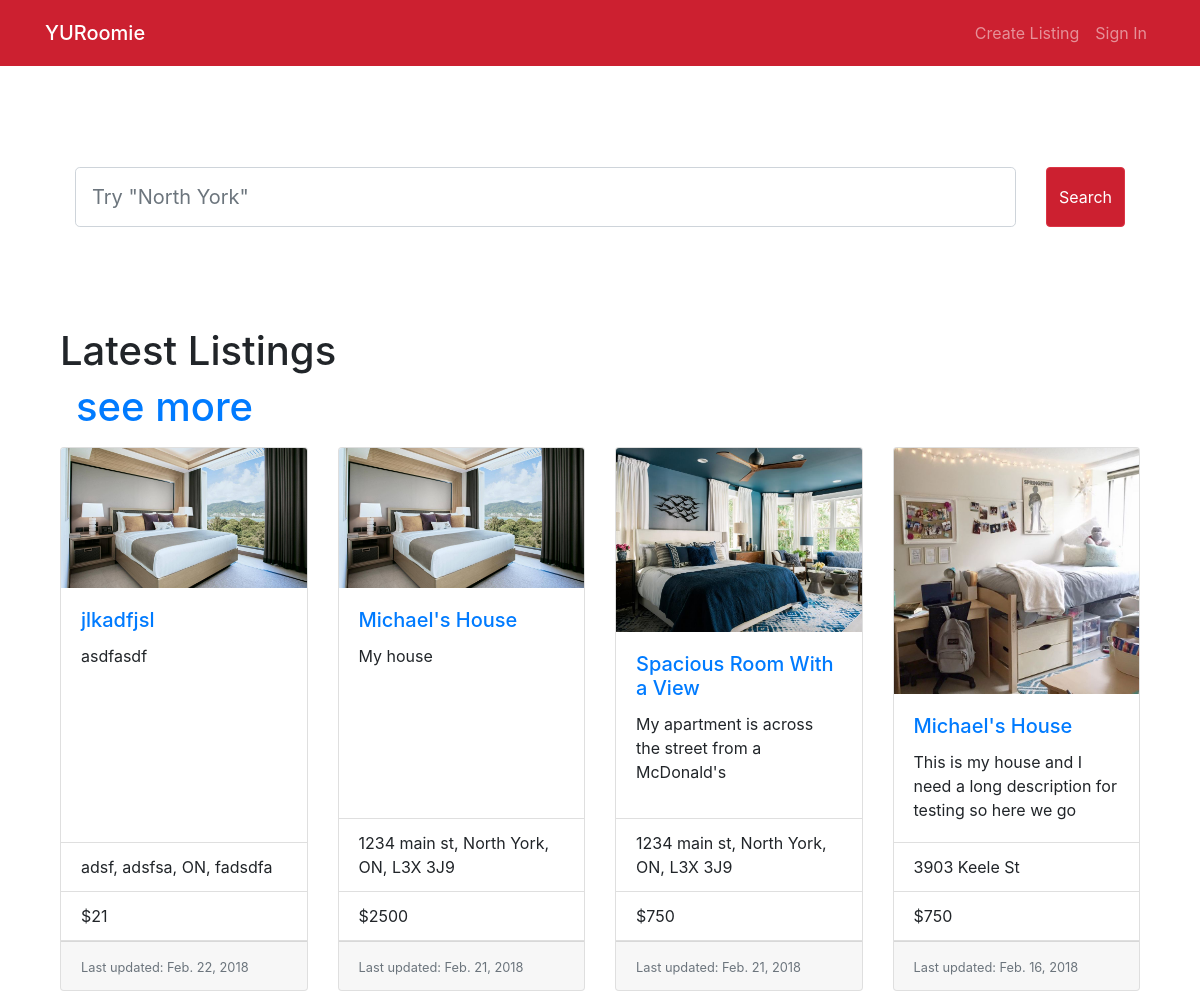
Before: / with the older database file.
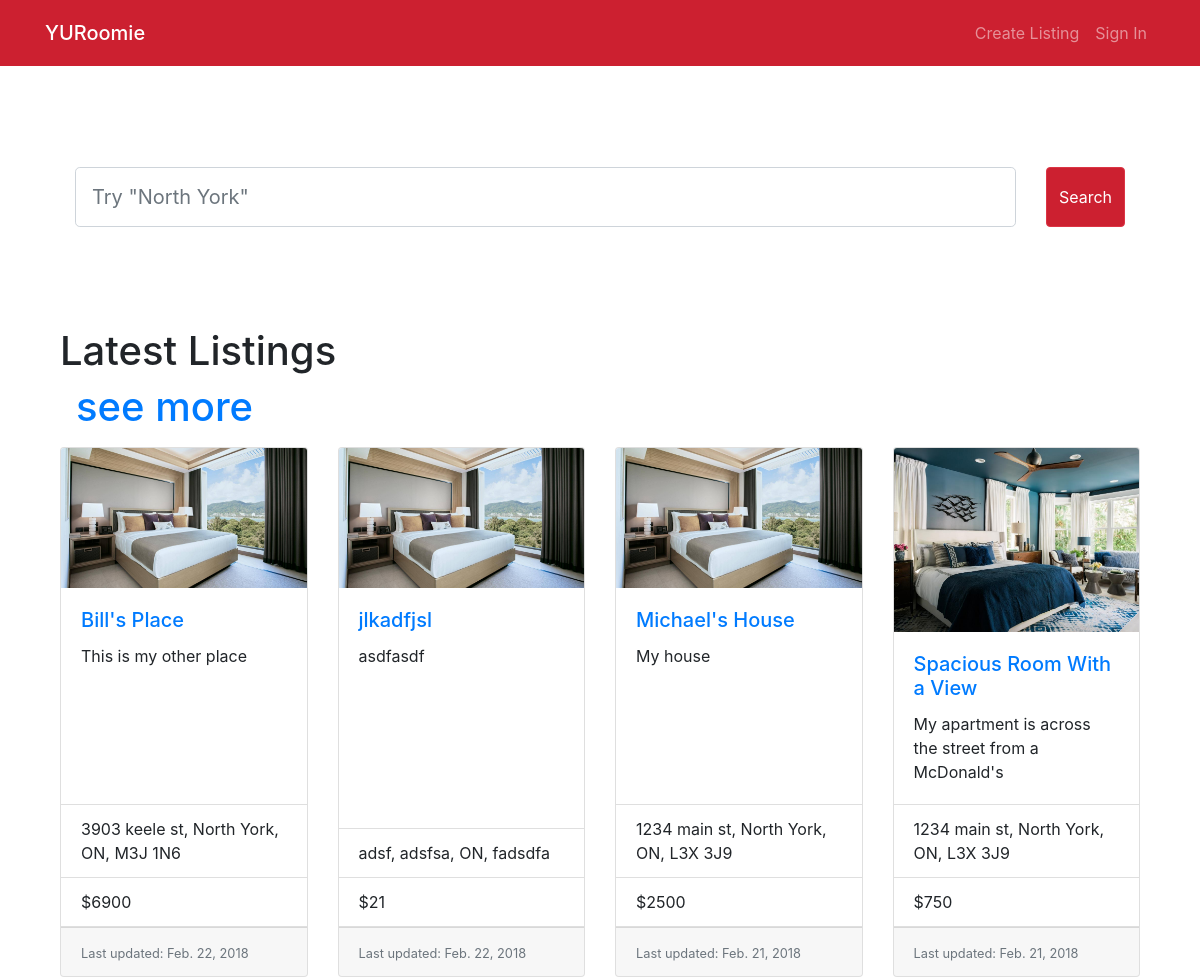
After: the same page with the newer database file.
### home/models.py (models this page shows, shortened)
class Room(models.Model):
    host_name = models.CharField(max_length=50)
    address = models.CharField(max_length=100)
    property_name = models.CharField(max_length=30, default="")
    description = models.TextField(default="No Description")
    cost = models.PositiveIntegerField(default=0)
    visits = models.PositiveIntegerField(default=0)
    property_type_options = (('a', 'apartment'),
                                ('c', 'condo'),
                                ('t', 'townhouse'),
                                ('h', 'house'))
    property_type = models.CharField(choices=property_type_options, max_length=10)
    number_of_rooms = models.PositiveSmallIntegerField()
    garages = models.PositiveSmallIntegerField()
    creator_id = models.PositiveIntegerField()
    last_updated = models.DateTimeField(auto_now_add=True)

class RoomImage(models.Model):
    room = models.ForeignKey(Room, on_delete=models.CASCADE)
    image = models.ImageField()

### home/views.py (the view)
# urls.py: path('', views.index, name='index'),
def index(request):
    latest_posts_list = Room.objects.order_by('-last_updated')[:4]
    return render(request, 'home/index.html', {'latest_posts_list': latest_posts_list,})

### home/templates/home/index.html
{% extends 'home/base.html'%}
{% load static %}
{% block body %}
    <div class="container-fluid">
        <div class="w-100" style="height:100px;"></div>
        <div class="col">
        </div>
        <form class="form-inline" method="GET" action="{% url 'search' %}">
            <div class="col">
                <input type="search" name="q" class="form-control form-control-lg" id="mainSearchBar" aria-describedby="searchHelp" placeholder="Try &quot;North York&quot;" autocomplete="off">
            </div>
            <div class="col-auto">
                <button type="submit" class="btn btn-danger form-control-lg" id="mainSearchButton">Search</button>
            </div>
        </form>
        <div class="w-100" style="height:100px;"></div>
        <h1>Latest Listings<span><a class="nav-link" href="{% url 'browse' %}">see more</a></span></h1>
        <div class="card-deck">
            {% if latest_posts_list %}
                {% for room in latest_posts_list %}
                    <div class="card">
                        <a href="{% url 'detail' room.id %}">
                            <img class="card-img-top" src="{{ room.roomimage_set.all.0.image.url }}" alt="{{room.name}}"></a>
                        <div class="card-body">
                            <a href="{% url 'detail' room.id %}"><h5 class="card-title">{{ room.property_name }}</h5></a>
                            <p class="card-text">{{ room.description|truncatewords:23 }}</p>
                        </div>
                        <ul class="list-group list-group-flush">
                            <li class="list-group-item">{{ room.address }}</li>
                            <li class="list-group-item">${{ room.cost }}</li>
                        </ul>
                        <div class="card-footer">
                            <small class="text-muted">Last updated: {{ room.last_updated.date }}</small>
                        </div>
                    </div>
                {% endfor %}
            {% else %}
                <h1>No rooms are available.</h1>
            {% endif %}
        </div>
    </div>
{% endblock %}

### home/templates/home/base.html (shortened to what this page needs)
<!doctype html>
<html lang="en">
<head>
    {% load static %}
    <link rel="stylesheet" type="text/css" href="{% static 'home/css/bootstrap.css' %}"/>
    <link rel="stylesheet" type="text/css" href="{% static 'home/css/home.css' %}"/>
</head>
<body>
    <nav class="navbar navbar-expand-lg navbar-dark" style="background-color: #cc2030">
        <div class="container">
            <a class="navbar-brand" href="{% url 'index' %}"><span class="navbar-brand mb-0 h1">YURoomie</span></a>
            <div class="collapse navbar-collapse" id="navbarSupportedContent">
                <ul class="navbar-nav ml-auto">
                    <li class="nav-item"><a class="nav-link" href="{% url 'create' %}">Create Listing</a></li>
                    {% if user.is_authenticated %}
                    <li class="nav-item dropdown">
                        <a class="nav-link dropdown-toggle" href="#" id="navbarDropdown" role="button" data-toggle="dropdown" aria-haspopup="true" aria-expanded="false">
                            {% if user.first_name %}
                                {{ user.first_name }}
                            {% else %}
                                {{ user.username }}
                            {% endif %}
                        </a>
                        <div class="dropdown-menu" aria-labelledby="navbarDropdown">
                            <a class="dropdown-item" href="{% url 'edit_profile' %}">Edit Profile</a>
                            <a class="dropdown-item" href="{% url 'user_listings' %}">Your Listings</a>
                            <div class="dropdown-divider"></div>
                            <a class="dropdown-item" href="{% url 'signout' %}">Sign Out</a>
                        </div>
                    </li>
                    {% else %}
                    <li class="nav-item"><a class="nav-link" href="{% url 'signin' %}">Sign In</a></li>
                    {% endif %}
                </ul>
            </div>
        </div>
    </nav>
    <div class="container">
        {% block body %}
        {% endblock %}
    </div>
</body>

### home/static/home/css/home.css (style rules this page uses)
#mainSearchBar { height: 60px; width: 100%; }
#mainSearchButton { height: 60px; }
.btn-danger { background-color: #cc2030; }
img { width: 100%; }

Changed rows visible on the page:
no longer on this page (row unchanged): Room: roomimage_set.all.0.image (picture), property_name "Michael's House", description "This is my house and I need a long description for testing so here we go", address "3903 Keele St", cost "750", last_updated "Feb. 16, 2018"
added Room: roomimage_set.all.0.image (picture), property_name "Bill's Place", description "This is my other place", address "3903 keele st, North York, ON, M3J 1N6", cost "6900", last_updated "Feb. 22, 2018"
